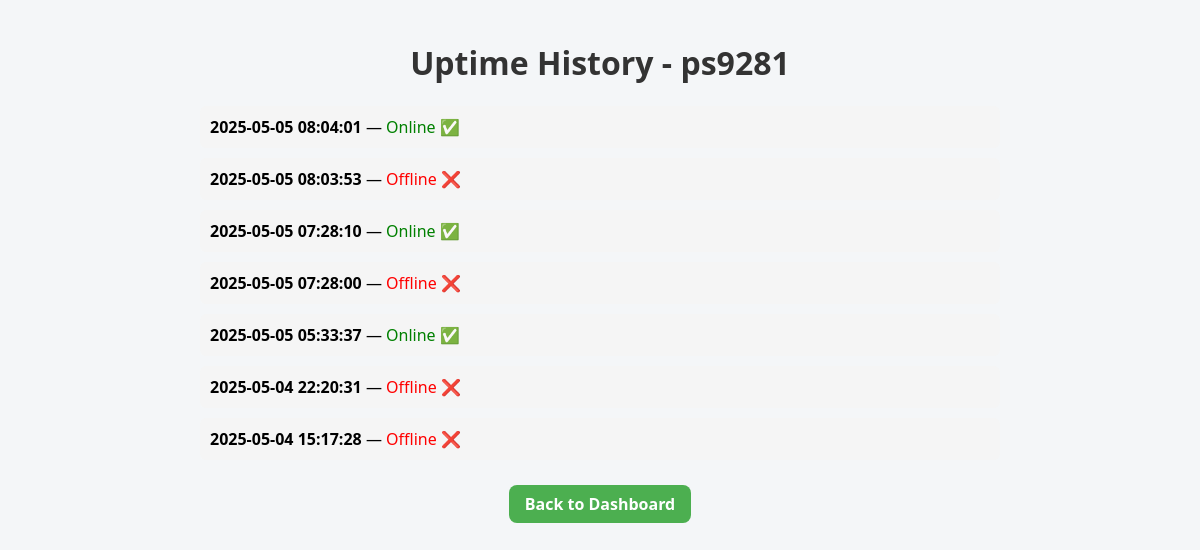
Page /logs/server/8 on the committed database.
### app/database.py (models this page shows)
class Server(Base):
    __tablename__ = "servers"
    id = Column(Integer, primary_key=True, index=True)
    name = Column(String, index=True)
    address = Column(String, index=True)
    port = Column(Integer, nullable=True)
    status = Column(String, default="Unknown")
    check_type = Column(String, default="ping")  # ping, port, http, http-keyword
    keyword = Column(String, nullable=True)
    monitoring = Column(Boolean, default=True)
    category_id = Column(Integer, ForeignKey("categories.id"))
    category = relationship("Category", back_populates="servers")

class UptimeLog(Base):
    __tablename__ = "uptime_logs"
    id = Column(Integer, primary_key=True, index=True)
    server_id = Column(Integer, index=True)
    status = Column(String)  # Online یا Offline
    timestamp = Column(DateTime, default=datetime.utcnow)

### app/main.py (the view)
@app.get("/logs/server/{server_id}", response_class=HTMLResponse)
async def uptime_history(request: Request, server_id: int):
    db = SessionLocal()
    server = db.query(Server).filter(Server.id == server_id).first()
    logs = db.query(UptimeLog).filter(UptimeLog.server_id == server_id).order_by(UptimeLog.timestamp.desc()).all()
    db.close()
    if not server:
        return RedirectResponse(url="/", status_code=302)
    return templates.TemplateResponse("uptime_history.html", {
        "request": request,
        "server": server,
        "logs": logs
    })

### app/templates/uptime_history.html (shortened to what this page needs)
<!DOCTYPE html>
<html lang="en">
<head>
    <link rel="stylesheet" href="/static/styles.css">
</head>
<body>
    <h1 style="text-align:center;">Uptime History - {{ server.name }}</h1>
    <div class="log-container" style="max-width: 800px; margin: auto;">
        {% if logs %}
            <ul style="list-style: none; padding: 0;">
                {% for log in logs %}
                    <li style="margin: 10px 0; padding: 10px; background: #f5f5f5; border-radius: 6px;">
                        <strong>{{ log.timestamp.strftime('%Y-%m-%d %H:%M:%S') }}</strong> —
                        {% if log.status == "Online" %}
                            <span style="color: green;">Online ✅</span>
                        {% else %}
                            <span style="color: red;">Offline ❌</span>
                        {% endif %}
                    </li>
                {% endfor %}
            </ul>
        {% else %}
            <p style="text-align:center;">No history available yet.</p>
        {% endif %}
    </div>
    <div style="text-align: center; margin-top: 20px;">
        <a href="/" class="button button-start">Back to Dashboard</a>
    </div>
</body>
</html>

### app/static/styles.css (style rules this page uses)
body { font-family: 'Segoe UI', Tahoma, Geneva, Verdana, sans-serif; background-color: #f4f6f8; margin: 0; padding: 20px; }
h1 { text-align: center; color: #333; }
.button { display: inline-block; padding: 8px 16px; margin: 5px; border: none; border-radius: 8px; text-decoration: none; font-weight: bold; cursor: pointer; transition: background 0.3s; }
.button-start { background-color: #4CAF50; color: white; }

### rows in the picture
Server: name "ps9281"
UptimeLog: timestamp "2025-05-05 08:04:01", status "Online ✅"
UptimeLog: timestamp "2025-05-05 08:03:53", status "Offline ❌"
UptimeLog: timestamp "2025-05-05 07:28:10", status "Online ✅"
UptimeLog: timestamp "2025-05-05 07:28:00", status "Offline ❌"
UptimeLog: timestamp "2025-05-05 05:33:37", status "Online ✅"
UptimeLog: timestamp "2025-05-04 22:20:31", status "Offline ❌"
UptimeLog: timestamp "2025-05-04 15:17:28", status "Offline ❌"
